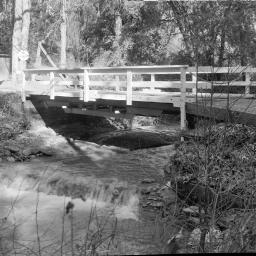
#> input picture midterm/bridge.jpg, 256 x 256 px
$ python 1.2.py
#> lines starting #> are read from the running program, lines starting #| are printed output that depends on the picture
from audioop import reverse
import cv2 as cv
import numpy as np
import matplotlib.pyplot as plt
def fft(arr):
    f = np.fft.fft2(arr)
    move1 = np.fft.fftshift(f)
    fr = -np.sort(-np.ravel(f) )
    size = f.size
    index = int(fr[int(np.round(size/4))])
    nf = f
    w,h =f.shape
    for i in range(w):
        for j in range(h):
            if(f[i][j] < index):
                nf[i][j]=0
    move2 = np.fft.ifftshift(nf)
    newfp = np.abs(move2)
    # cv.imshow('FFT 2D', newfp / np.max(newfp) * 255)
    ibridge = np.fft.ifft2(nf).real.astype('uint8')
    return ibridge


img = cv.imread('bridge.jpg', cv.IMREAD_GRAYSCALE)
#> img is the input picture: shape (256, 256); min 0, max 255, mean 114.2
for i in range(16):
    for j in range(16):
        width = i*16
        height = j*16
        img[width:width+16,height:height+16] = fft(img[width:width+16,height:height+16])
#> this loop made 16 passes
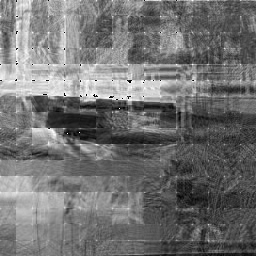
#> img: shape (256, 256); min 0, max 255, mean 113.3

cv.imshow('IFFT GRAGH', img)
cv.imwrite("1.2.jpg",img)
cv.waitKey(0)
cv.destroyAllWindows()
